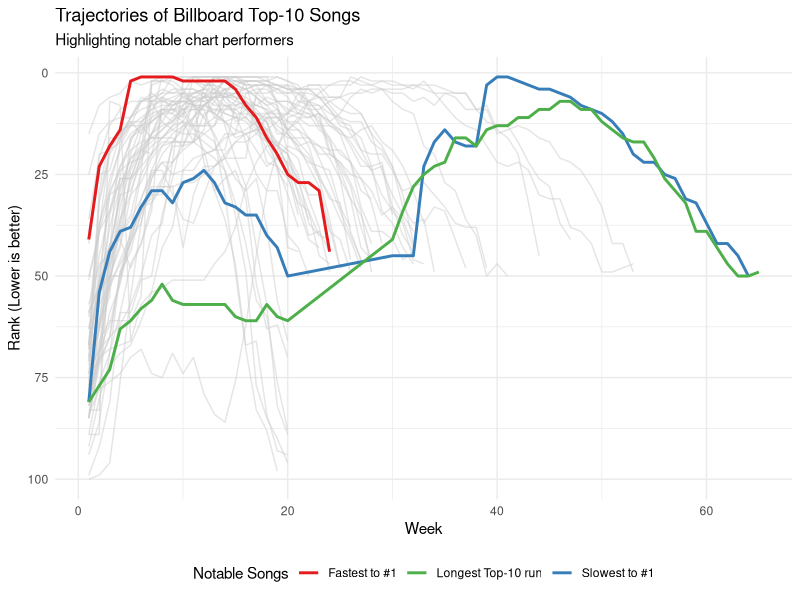
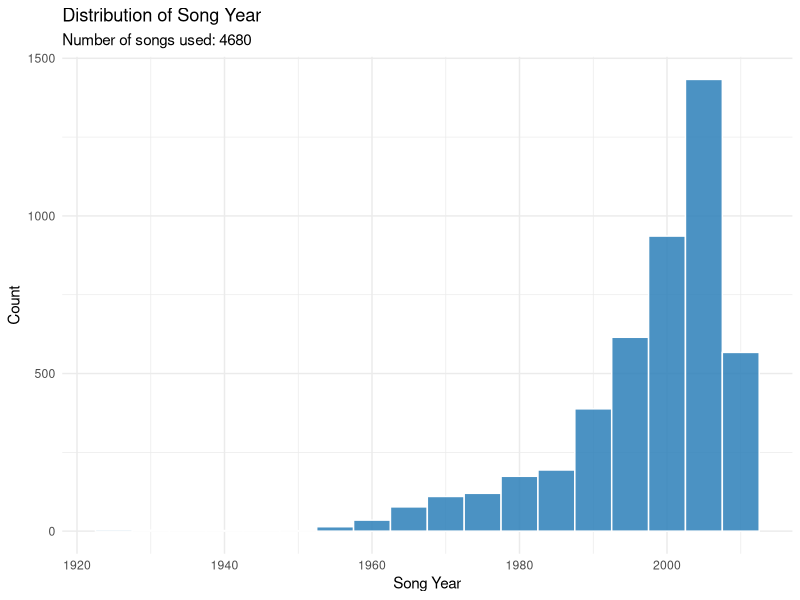
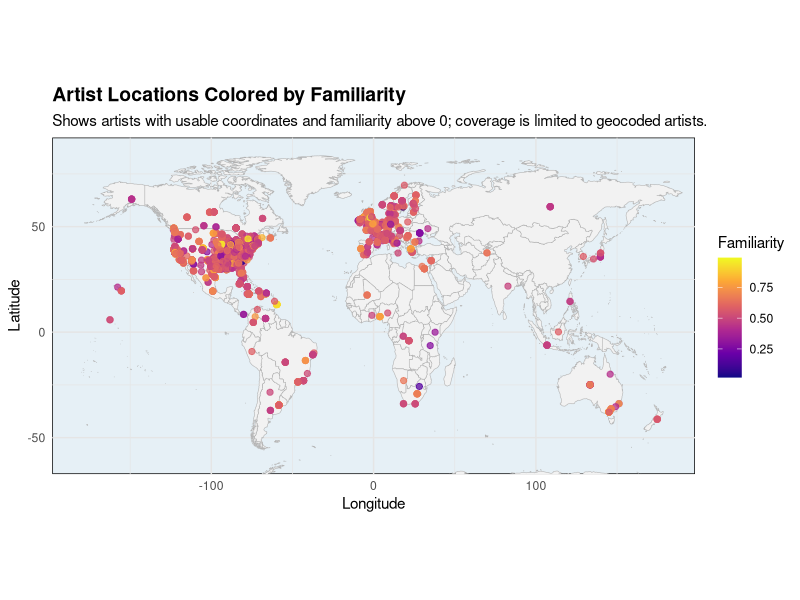
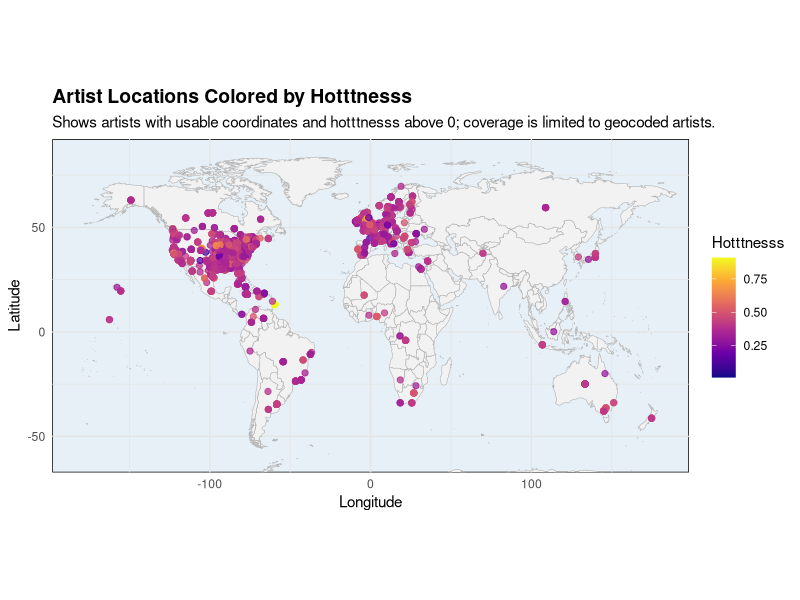
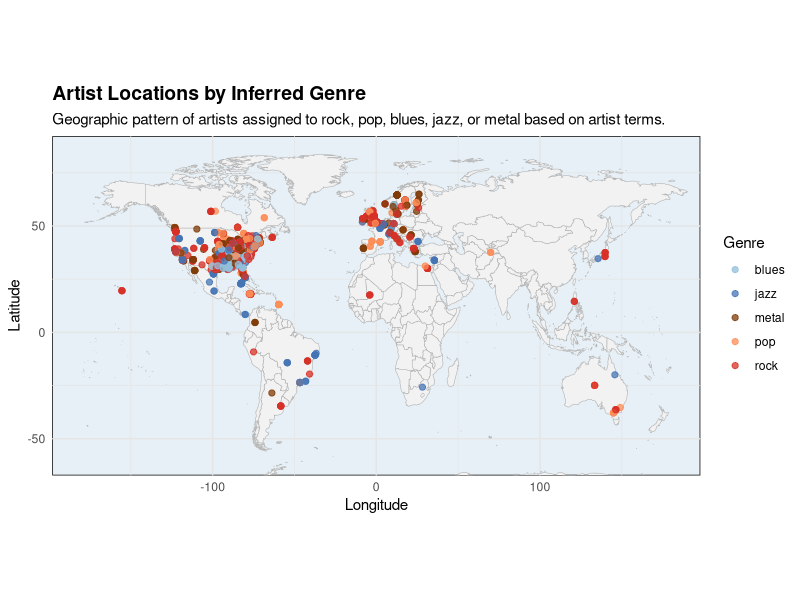
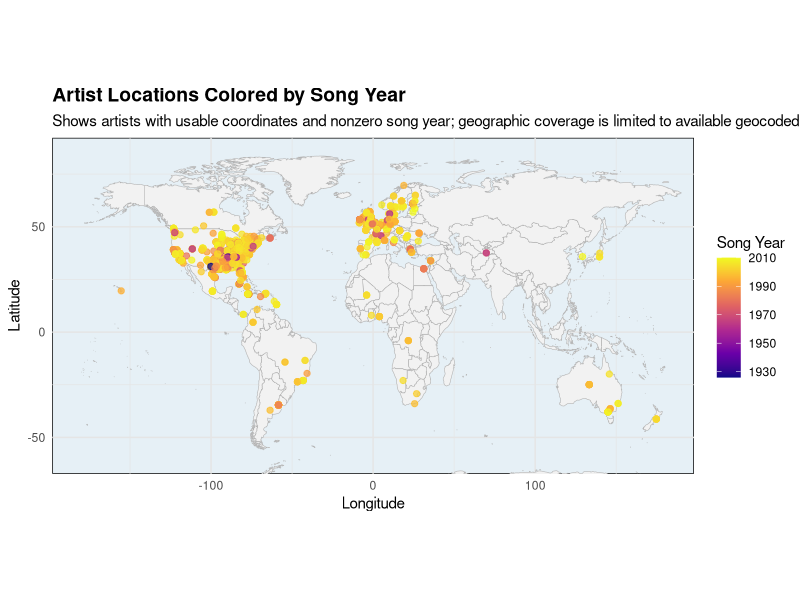
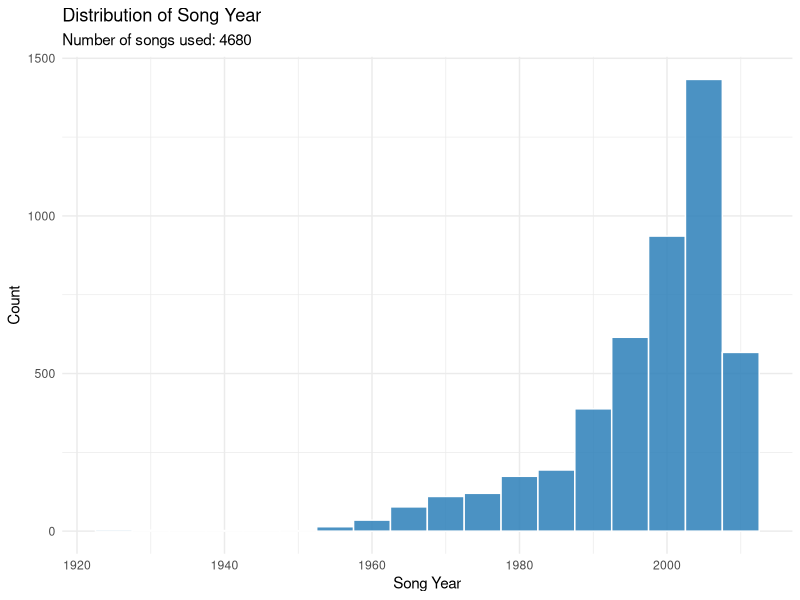

Write the R code that produced these figures, in order.
## ---- chunk 1
#| message: false
library(tidyverse)
library(ggplot2)
library(dplyr)
library(stringr)
## ---- chunk 2
#| cache: true
# Load the billboard dataset
data("billboard")

# 1. Prepare data
tidy_billboard <- billboard |>
  pivot_longer(
    cols = starts_with("wk"),
    names_to = "week",
    values_to = "rank",
    values_drop_na = TRUE
  ) |>
  mutate(week = as.numeric(str_remove(week, "wk")))

# Get Top 10 songs
top_10_songs <- tidy_billboard |>
  group_by(artist, track) |>
  filter(min(rank) <= 10) |>
  ungroup() |>
  mutate(
    # Create a highlight label
    highlight_label = case_when(
      track == "Music" & artist == "Madonna" ~ "Fastest to #1",
      track == "Amazed" & artist == "Lonestar" ~ "Slowest to #1",
      track == "Higher" & artist == "Creed" ~ "Longest Top-10 run",
      TRUE ~ "Other Top-10"
    )
  )

# 2. Plot
ggplot(top_10_songs, aes(x = week, y = rank, group = interaction(artist, track))) +
  # Draw all top-10 songs in gray first
  geom_line(data = filter(top_10_songs, highlight_label == "Other Top-10"), 
            color = "gray80", alpha = 0.5) +
  # Draw the notable songs in color on top
  geom_line(data = filter(top_10_songs, highlight_label != "Other Top-10"), 
            aes(color = highlight_label), linewidth = 1) +
  scale_y_reverse() +
  scale_color_manual(values = c("Fastest to #1" = "#E41A1C", 
                                "Slowest to #1" = "#377EB8", 
                                "Longest Top-10 run" = "#4DAF4A")) +
  labs(
    title = "Trajectories of Billboard Top-10 Songs",
    subtitle = "Highlighting notable chart performers",
    x = "Week",
    y = "Rank (Lower is better)",
    color = "Notable Songs"
  ) +
  theme_minimal() +
  theme(legend.position = "bottom")
## ---- chunk 3
# Read the music CSV file
music <- read.csv("data/music.csv", stringsAsFactors = FALSE)

# Select the requested numeric columns
cols <- c("artist.familiarity", "artist.hotttnesss", "song.year", "song.tempo")
selected <- music[cols]

# Convert all values to numeric and compute summary statistics
to_numeric <- function(x) {
  as.numeric(as.character(x))
}

summary_stats <- t(sapply(selected, function(x) {
  x_num <- to_numeric(x)
  x_num <- x_num[!is.na(x_num)]
  c(
    min = min(x_num),
    q1 = quantile(x_num, 0.25),
    median = median(x_num),
    q3 = quantile(x_num, 0.75),
    max = max(x_num)
  )
}))

# Print results in a readable format
print(summary_stats)
## ---- chunk 4
# Read the music CSV file
music <- read.csv("data/music.csv", stringsAsFactors = FALSE)

# Convert song.year to numeric and filter out 0 values
music$song.year <- as.numeric(as.character(music$song.year))
music_filtered <- subset(music, song.year != 0 & !is.na(song.year))

# Count songs used in the distribution
song_count <- nrow(music_filtered)

# Create the distribution plot
library(ggplot2)
plot_year <- ggplot(music_filtered, aes(x = song.year)) +
  geom_histogram(binwidth = 5, fill = "#2c7fb8", 
  color = "white", alpha = 0.85) +
  labs(
    title = "Distribution of Song Year",
    subtitle = paste0("Number of songs used: ", song_count),
    x = "Song Year",
    y = "Count"
  ) +
  theme_minimal()

# Display the plot when interactive, otherwise save it to a PNG file
print(plot_year)
ggsave("song_year_distribution.png", plot_year, width = 10, height = 6)
  message("Plot saved to song_year_distribution.png")
## ---- chunk 5
# Read the music CSV file
music <- read.csv("data/music.csv", stringsAsFactors = FALSE)

# Define the target columns
cols <- c(
  "artist.location",
  "release.name",
  "song.title",
  "song.year",
  "artist.familiarity",
  "artist.hotttnesss"
)

# Helper for identifying placeholders
is_placeholder <- function(x, numeric_zero = FALSE) {
  if (numeric_zero) {
    x_num <- suppressWarnings(as.numeric(as.character(x)))
    return(is.na(x_num) | x_num == 0)
  }
  x_char <- trimws(as.character(x))
  return(is.na(x_char) | x_char == "")
}

# Compute placeholder counts for each column
placeholder_counts <- sapply(cols, function(col_name) {
  col <- music[[col_name]]
  numeric_cols <- c("song.year", "artist.familiarity", "artist.hotttnesss")
  sum(is_placeholder(col, numeric_zero = col_name %in% numeric_cols))
})

# Present the results
placeholder_summary <- data.frame(
  column = cols,
  placeholder_count = placeholder_counts,
  stringsAsFactors = FALSE
)

print(placeholder_summary)
## ---- chunk 6
# Read the music CSV file
music <- read.csv("data/music.csv", stringsAsFactors = FALSE)

# Convert coordinate columns to numeric
music$artist.latitude <- as.numeric(as.character(music$artist.latitude))
music$artist.longitude <- as.numeric(as.character(music$artist.longitude))

# Determine whether each artist row has placeholder coordinates (both latitude and longitude equal 0)
music$placeholder_coords <- with(music, artist.latitude == 0 & artist.longitude == 0)

# Count usable and placeholder coordinates
counts <- table(placeholder = music$placeholder_coords)

usable_count <- counts["FALSE"]
placeholder_count <- counts["TRUE"]

# Handle cases where one of the categories may be absent
if (is.na(usable_count)) usable_count <- 0
if (is.na(placeholder_count)) placeholder_count <- 0

# Output the results
result <- data.frame(
  category = c("usable_coordinates", "placeholder_coordinates"),
  count = c(usable_count, placeholder_count),
  stringsAsFactors = FALSE
)

print(result)
## ---- chunk 7
# Load required packages
# Load required packages
library(ggplot2)
library(maps)

# Read the music dataset
music <- read.csv("data/music.csv", stringsAsFactors = FALSE)

# Convert coordinate and familiarity columns to numeric
music$artist.latitude <- as.numeric(as.character(music$artist.latitude))
music$artist.longitude <- as.numeric(as.character(music$artist.longitude))
music$artist.familiarity <- as.numeric(as.character(music$artist.familiarity))

# Filter to usable coordinates and familiarity values greater than 0
usable_artists <- subset(music,
                         !(artist.latitude == 0 & artist.longitude == 0) &
                         !is.na(artist.latitude) & !is.na(artist.longitude) &
                         !is.na(artist.familiarity) & artist.familiarity > 0)

# Load world map data from maps package
world_map <- map_data("world")

# Build the plot
gg <- ggplot() +
  geom_polygon(
    data = world_map,
    aes(x = long, y = lat, group = group),
    fill = "gray95",
    color = "gray70",
    linewidth = 0.2
  ) +
  geom_point(
    data = usable_artists,
    aes(x = artist.longitude, y = artist.latitude, color = artist.familiarity),
    alpha = 0.75,
    size = 1.8
  ) +
  scale_color_viridis_c(option = "plasma", name = "Familiarity") +
  coord_fixed(1.3, xlim = c(-180, 180), ylim = c(-60, 85)) +
  labs(
    title = "Artist Locations Colored by Familiarity",
    subtitle = "Shows artists with usable coordinates and familiarity above 0; coverage is limited to geocoded artists.",
    x = "Longitude",
    y = "Latitude"
  ) +
  theme_minimal() +
  theme(
    panel.background = element_rect(fill = "#e6f0f6"),
    panel.grid = element_line(color = "gray90"),
    plot.title = element_text(face = "bold", size = 14),
    plot.subtitle = element_text(size = 11),
    legend.position = "right"
  )

# Save plot to file
print(gg)
## ---- chunk 8
# Load required packages
library(ggplot2)
library(maps)

# Read the music dataset
music <- read.csv("data/music.csv", stringsAsFactors = FALSE)

# Convert coordinate and hotness columns to numeric
music$artist.latitude <- as.numeric(as.character(music$artist.latitude))
music$artist.longitude <- as.numeric(as.character(music$artist.longitude))
music$artist.hotttnesss <- as.numeric(as.character(music$artist.hotttnesss))

# Filter to usable coordinates and hotness values greater than 0
usable_artists <- subset(music,
                         !(artist.latitude == 0 & artist.longitude == 0) &
                         !is.na(artist.latitude) & !is.na(artist.longitude) &
                         !is.na(artist.hotttnesss) & artist.hotttnesss > 0)

# Load world map data from maps package
world_map <- map_data("world")

# Build the plot
gg <- ggplot() +
  geom_polygon(
    data = world_map,
    aes(x = long, y = lat, group = group),
    fill = "gray95",
    color = "gray70",
    linewidth = 0.2
  ) +
  geom_point(
    data = usable_artists,
    aes(x = artist.longitude, y = artist.latitude, color = artist.hotttnesss),
    alpha = 0.75,
    size = 1.8
  ) +
  scale_color_viridis_c(option = "plasma", name = "Hotttnesss") +
  coord_fixed(1.3, xlim = c(-180, 180), ylim = c(-60, 85)) +
  labs(
    title = "Artist Locations Colored by Hotttnesss",
    subtitle = "Shows artists with usable coordinates and hotttnesss above 0; coverage is limited to geocoded artists.",
    x = "Longitude",
    y = "Latitude"
  ) +
  theme_minimal() +
  theme(
    panel.background = element_rect(fill = "#e6f0f6"),
    panel.grid = element_line(color = "gray90"),
    plot.title = element_text(face = "bold", size = 14),
    plot.subtitle = element_text(size = 11),
    legend.position = "right"
  )

# Save plot to file
print(gg)
## ---- chunk 9
# Load required packages
library(ggplot2)
library(maps)

# Read the music dataset
music <- read.csv("data/music.csv", stringsAsFactors = FALSE)

# Convert coordinate columns to numeric
music$artist.latitude <- as.numeric(as.character(music$artist.latitude))
music$artist.longitude <- as.numeric(as.character(music$artist.longitude))

# Normalize artist terms and assign genres by priority
music$artist.terms <- tolower(trimws(as.character(music$artist.terms)))
assign_genre <- function(terms) {
  if (is.na(terms) || terms == "") {
    return(NA_character_)
  }
  if (grepl("\\brock\\b", terms, ignore.case = TRUE)) {
    return("rock")
  }
  if (grepl("\\bpop\\b", terms, ignore.case = TRUE)) {
    return("pop")
  }
  if (grepl("\\bblues\\b", terms, ignore.case = TRUE)) {
    return("blues")
  }
  if (grepl("\\bjazz\\b", terms, ignore.case = TRUE)) {
    return("jazz")
  }
  if (grepl("\\bmetal\\b", terms, ignore.case = TRUE)) {
    return("metal")
  }
  return(NA_character_)
}

music$genre <- vapply(music$artist.terms, assign_genre, character(1), USE.NAMES = FALSE)

# Filter to artists with usable coordinates and a matching genre
genre_artists <- subset(music,
                        !(artist.latitude == 0 & artist.longitude == 0) &
                        !is.na(artist.latitude) & !is.na(artist.longitude) &
                        !is.na(genre) & genre != "")

# Load world map data
world_map <- map_data("world")

# Build the plot
gg <- ggplot() +
  geom_polygon(
    data = world_map,
    aes(x = long, y = lat, group = group),
    fill = "gray95",
    color = "gray70",
    size = 0.2
  ) +
  geom_point(
    data = genre_artists,
    aes(x = artist.longitude, y = artist.latitude, color = genre),
    alpha = 0.75,
    size = 1.8
  ) +
  scale_color_manual(
    values = c(
      rock = "#d73027",
      pop = "#fc8d59",
      blues = "#91bfdb",
      jazz = "#4575b4",
      metal = "#7f3b08"
    ),
    name = "Genre"
  ) +
  coord_fixed(1.3, xlim = c(-180, 180), ylim = c(-60, 85)) +
  labs(
    title = "Artist Locations by Inferred Genre",
    subtitle = "Geographic pattern of artists assigned to rock, pop, blues, jazz, or metal based on artist terms.",
    x = "Longitude",
    y = "Latitude"
  ) +
  theme_minimal() +
  theme(
    panel.background = element_rect(fill = "#e6f0f6"),
    panel.grid = element_line(color = "gray90"),
    plot.title = element_text(face = "bold", size = 14),
    plot.subtitle = element_text(size = 11),
    legend.position = "right"
  )

# Save the plot to a PNG file
print(gg)
## ---- chunk 10
# Load required packages
library(ggplot2)
library(maps)

# Read the music dataset
music <- read.csv("data/music.csv", stringsAsFactors = FALSE)

# Convert song.year and coordinate columns to numeric
music$song.year <- as.numeric(as.character(music$song.year))
music$artist.latitude <- as.numeric(as.character(music$artist.latitude))
music$artist.longitude <- as.numeric(as.character(music$artist.longitude))

# Filter to artists with usable coordinates and nonzero song.year
year_artists <- subset(music,
                       song.year != 0 & !is.na(song.year) &
                       !(artist.latitude == 0 & artist.longitude == 0) &
                       !is.na(artist.latitude) & !is.na(artist.longitude))

# Load world map data
world_map <- map_data("world")

# Build the plot
gg <- ggplot() +
  geom_polygon(
    data = world_map,
    aes(x = long, y = lat, group = group),
    fill = "gray95",
    color = "gray70",
    linewidth = 0.2
  ) +
  geom_point(
    data = year_artists,
    aes(x = artist.longitude, y = artist.latitude, color = song.year),
    alpha = 0.75,
    size = 1.8
  ) +
  scale_color_viridis_c(option = "plasma", name = "Song Year") +
  coord_fixed(1.3, xlim = c(-180, 180), ylim = c(-60, 85)) +
  labs(
    title = "Artist Locations Colored by Song Year",
    subtitle = "Shows artists with usable coordinates and nonzero song year; geographic coverage is limited to available geocoded artists.",
    x = "Longitude",
    y = "Latitude"
  ) +
  theme_minimal() +
  theme(
    panel.background = element_rect(fill = "#e6f0f6"),
    panel.grid = element_line(color = "gray90"),
    plot.title = element_text(face = "bold", size = 14),
    plot.subtitle = element_text(size = 11),
    legend.position = "right"
  )

# Save the plot to a PNG file
print(gg)
